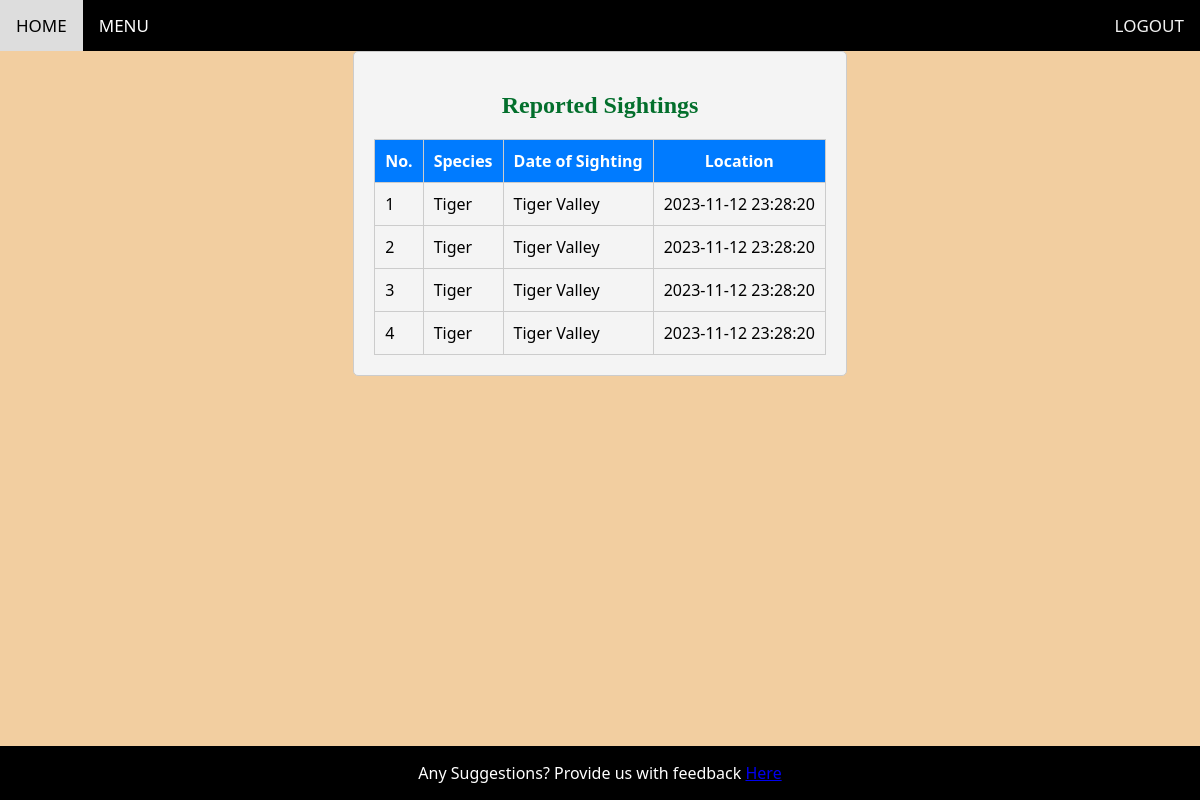
Page /sighting (signed in) on the committed database.
### tables this page shows
CREATE TABLE SIGHTINGS (Sighting_ID INTEGER PRIMARY KEY NOT NULL, Species_ID INTEGER REFERENCES SPECIES (Species_ID), Student_ID INTEGER, School_ID INTEGER REFERENCES SCHOOL (School_ID), Species_Name TEXT, Location TEXT, Date TIMESTAMP);

### app.py (the view)
@app.route('/sighting' , methods = ['GET','POST'], endpoint='sighting')
@login_required
def sighting():
    conn = sql.connect(db_path)
    cursor = conn.cursor()
    cursor.execute('SELECT * FROM SIGHTINGS')
    sightings = cursor.fetchall()
    conn.close()
    return render_template('sighting.html', sightings = sightings)

### app.py (called while the page is built)
@login_manager.user_loader
def load_user(user_id):
    return User.query.get(int(user_id))

### templates/sighting.html (shortened to what this page needs)
{% extends "base.html" %}
{% block content %}
<div class="sightings-list">
    <h2>Reported Sightings</h2>
    <table>
        <thead>
            <tr>
                <th>No.</th>
                <th>Species</th>
                <th>Date of Sighting</th>
                <th>Location</th>
            </tr>
        </thead>
        <tbody>
            {% if sightings %}
            {% for sighting in sightings %}
                <tr>
                    <td>{{ sighting[0] }}</td>
                    <td>{{ sighting[4] }}</td>
                    <td>{{ sighting[5] }}</td>
                    <td>{{ sighting[6] }}</td>
                </tr>
            {% endfor %}
            {% else %}
            <tr>
                <td colspan="3">No sightings available.</td>
            </tr>
        {% endif %}
        </tbody>
    </table>
</div>
{% endblock %}

### static/css/styles.css (style rules this page uses)
body { font-family: system-ui, -apple-system, BlinkMacSystemFont, 'Segoe UI', Roboto, Oxygen, Ubuntu, Cantarell, 'Open Sans', 'Helvetica Neue', sans-serif; min-height: 100vh; display: flex; flex-direction: column; margin: 0; padding: 0; background-color: #f2cea0; }

### templates/sighting.html (style rules this page uses)
body { background-color: #f2cea0; }
.sightings-list { max-width: 800px; margin: 0 auto; padding: 20px; background-color: #f4f4f4; border: 1px solid #ccc; border-radius: 5px; text-align: center; }
h2 { color: rgb(3, 111, 44); font-family: serif; font-size: 24px; }
table { width: 100%; margin-top: 10px; border-collapse: collapse; }
th, td { padding: 10px; border: 1px solid #ccc; }
th { background-color: #007BFF; color: #fff; }

### rows in the picture
SIGHTINGS: Sighting_ID "1", Species_Name "Tiger", Location "Tiger Valley", Date "2023-11-12 23:28:20"
SIGHTINGS: Sighting_ID "2", Species_Name "Tiger", Location "Tiger Valley", Date "2023-11-12 23:28:20"
SIGHTINGS: Sighting_ID "3", Species_Name "Tiger", Location "Tiger Valley", Date "2023-11-12 23:28:20"
SIGHTINGS: Sighting_ID "4", Species_Name "Tiger", Location "Tiger Valley", Date "2023-11-12 23:28:20"
